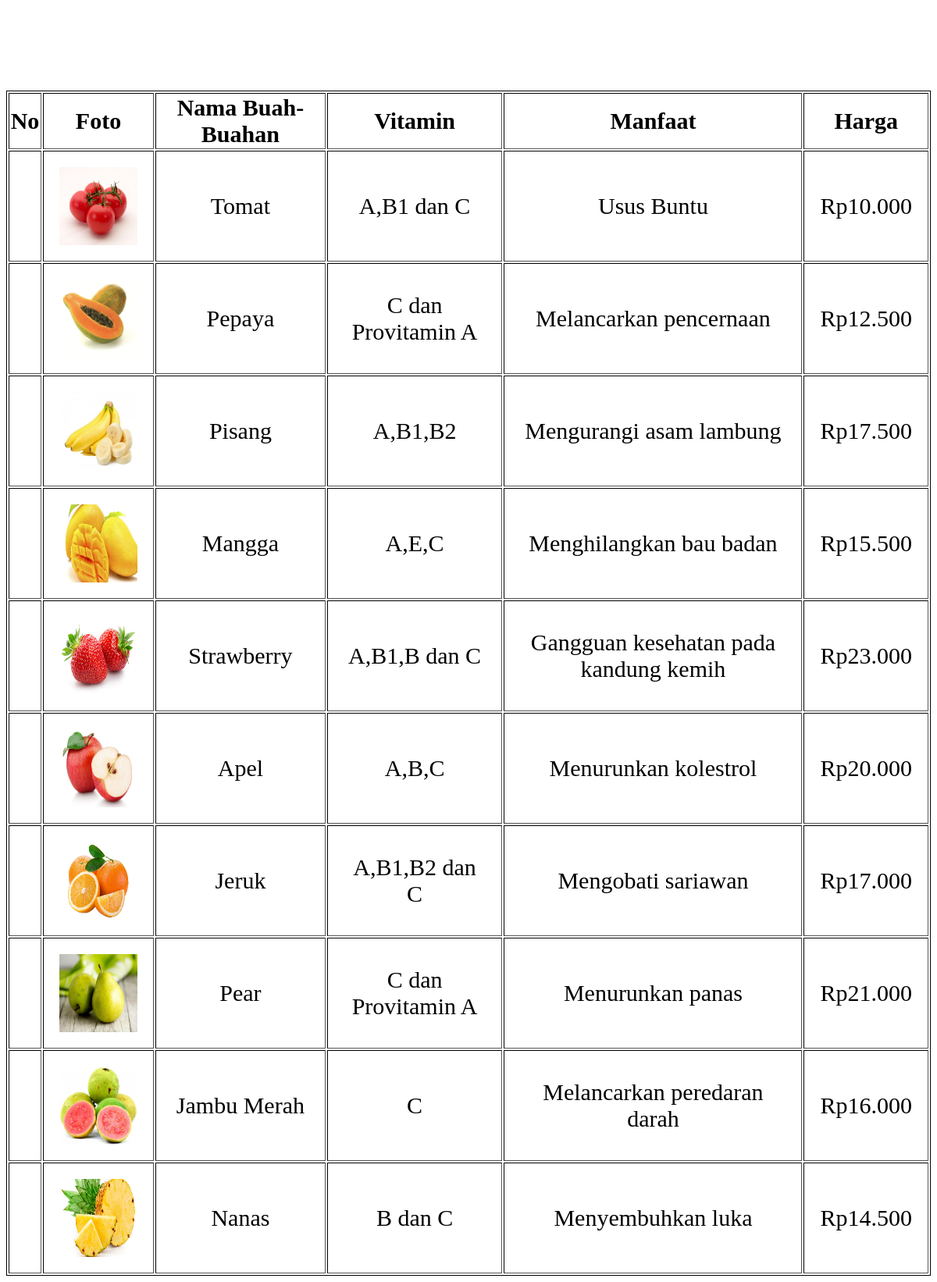
Screenshot of /Latihan6a/index.php with the database file from the repository.
### tables this page shows
CREATE TABLE `buah` (
  `id` int(11) NOT NULL,
  `Foto` varchar(100) NOT NULL,
  `nama` varchar(100) NOT NULL,
  `Vitamin` varchar(100) NOT NULL,
  `Manfaat` varchar(100) NOT NULL,
  `Harga` varchar(100) NOT NULL
);

### Latihan6a/php/functions.php (called while the page is built)
<?php
function koneksi()
{
    $conn = mysqli_connect("localhost", "root", "") or die("koneksi ke DB gagal");
    mysqli_select_db($conn, "tubes_193040087") or die("Database Salah");
    return $conn;
}
function query($sql)
{
    $conn = koneksi();
    $result = mysqli_query($conn, "$sql");
    $rows = [];
    while ($row = mysqli_fetch_assoc($result)) {
        $rows[] = $row;
    }
    return $rows;
}
?>

### Latihan6a/index.php (the view, shortened to what this page needs)
<?php
    require 'php/functions.php';
    $buah = query("SELECT * FROM buah")
?>
<html>
<head>
</head>
<body>
    <h3>Buah</h3>
    <div class="container">
        <table border="1px">
            <tr>
                <th>No</th>
                <th>Foto</th>
                <th>Nama Buah-Buahan</th>
                <th>Vitamin</th>
                <th>Manfaat</th>
                <th>Harga</th>
            </tr>
            <?php foreach ($buah as $b) : ?>
                <tr>
                    <td><?= $b["No"]; ?></td>
                    <td><img src="assets/img/<?= $b['Foto']; ?>"></td>
                    <td><?= $b["nama"]; ?></td>
                    <td><?= $b["Vitamin"]; ?></td>
                    <td><?= $b["Manfaat"]; ?></td>
                    <td><?= $b["Harga"]; ?></td>
                </tr>
            <?php endforeach; ?>
        </table>
    </div>
</body>
</html>

### Latihan6a/index.php (style rules this page uses)
table { background-color: white; border: 1px solid black; text-align: center; font-size: 30px; }
td { padding: 20px; }
h3 { text-align: center; font-size: 50px; color: white; }
td img { width: 100px; height: 100px; }

### rows the page displays
buah: Foto (picture), nama "Tomat", Vitamin "A,B1 dan C", Manfaat "Usus Buntu", Harga "Rp10.000"
buah: Foto (picture), nama "Pepaya", Vitamin "C dan Provitamin A", Manfaat "Melancarkan pencernaan", Harga "Rp12.500"
buah: Foto (picture), nama "Pisang", Vitamin "A,B1,B2", Manfaat "Mengurangi asam lambung", Harga "Rp17.500"
buah: Foto (picture), nama "Mangga", Vitamin "A,E,C", Manfaat "Menghilangkan bau badan", Harga "Rp15.500"
buah: Foto (picture), nama "Strawberry", Vitamin "A,B1,B dan C", Manfaat "Gangguan kesehatan pada kandung kemih", Harga "Rp23.000"
buah: Foto (picture), nama "Apel", Vitamin "A,B,C", Manfaat "Menurunkan kolestrol", Harga "Rp20.000"
buah: Foto (picture), nama "Jeruk", Vitamin "A,B1,B2 dan C", Manfaat "Mengobati sariawan", Harga "Rp17.000"
buah: Foto (picture), nama "Pear", Vitamin "C dan Provitamin A", Manfaat "Menurunkan panas", Harga "Rp21.000"
buah: Foto (picture), nama "Jambu Merah", Vitamin "C", Manfaat "Melancarkan peredaran darah", Harga "Rp16.000"
buah: Foto (picture), nama "Nanas", Vitamin "B dan C", Manfaat "Menyembuhkan luka", Harga "Rp14.500"
